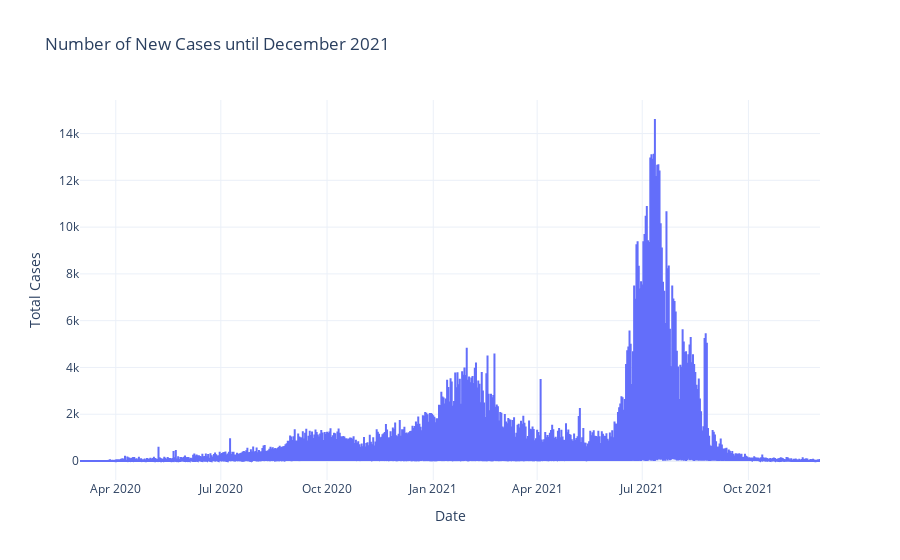

The notebook cell saved with this chart:
### Code cell
fig = go.Figure()
fig.add_trace(go.Scatter(x=data1['Date'],
                         y=data1['New Cases'],
                         mode='lines',
                         name= 'Total Cases'
                        ))

fig.update_layout(title='Number of New Cases until December 2021',
                 template='plotly_white',
                 xaxis_title='Date',
                 yaxis_title='Total Cases'
                 )
fig.show()

### Figure 1 — Plotly figure (JSON) as saved in the notebook; plotly's stock layout.template omitted (floating-point values rounded to 4 significant figures; data arrays with more than 128 entries replaced by an {"elided": "..."} marker saying what was removed)
{"data": [{"mode": "lines", "name": "Total Cases", "x": {"elided": "21117 str values"}, "y": {"elided": "21117 int values"}, "type": "scatter"}], "layout": {"title": {"text": "Number of New Cases until December 2021"}, "xaxis": {"title": {"text": "Date"}}, "yaxis": {"title": {"text": "Total Cases"}}}}
